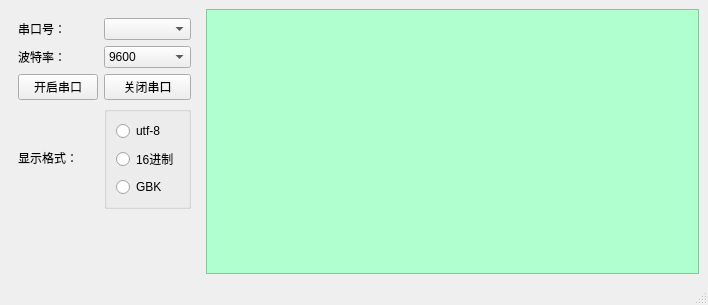
<?xml version="1.0" encoding="UTF-8"?>
<ui version="4.0">
 <class>MainWindow</class>
 <widget class="QMainWindow" name="MainWindow">
  <property name="geometry">
   <rect>
    <x>0</x>
    <y>0</y>
    <width>708</width>
    <height>305</height>
   </rect>
  </property>
  <property name="windowTitle">
   <string>串口调试助手</string>
  </property>
  <widget class="QWidget" name="centralwidget">
   <layout class="QHBoxLayout" name="horizontalLayout">
    <item>
     <widget class="QWidget" name="widget" native="true">
      <layout class="QGridLayout" name="gridLayout">
       <item row="3" column="0">
        <widget class="QLabel" name="label_3">
         <property name="text">
          <string>显示格式：</string>
         </property>
        </widget>
       </item>
       <item row="1" column="1">
        <widget class="QComboBox" name="baudrateSelect_comboBox">
         <item>
          <property name="text">
           <string>9600</string>
          </property>
         </item>
         <item>
          <property name="text">
           <string>115200</string>
          </property>
         </item>
         <item>
          <property name="text">
           <string>19200</string>
          </property>
         </item>
         <item>
          <property name="text">
           <string>38400</string>
          </property>
         </item>
        </widget>
       </item>
       <item row="0" column="1">
        <widget class="QComboBox" name="portSelect_comboBox"/>
       </item>
       <item row="3" column="1">
        <widget class="QGroupBox" name="groupBox">
         <property name="title">
          <string/>
         </property>
         <layout class="QVBoxLayout" name="verticalLayout">
          <item>
           <widget class="QRadioButton" name="utf8_rbtn">
            <property name="text">
             <string>utf-8</string>
            </property>
           </widget>
          </item>
          <item>
           <widget class="QRadioButton" name="hex_rbtn">
            <property name="text">
             <string>16进制</string>
            </property>
           </widget>
          </item>
          <item>
           <widget class="QRadioButton" name="gbk_rbtn">
            <property name="text">
             <string>GBK</string>
            </property>
           </widget>
          </item>
         </layout>
        </widget>
       </item>
       <item row="1" column="0">
        <widget class="QLabel" name="label_2">
         <property name="text">
          <string>波特率：</string>
         </property>
        </widget>
       </item>
       <item row="2" column="1">
        <widget class="QPushButton" name="close_btn">
         <property name="text">
          <string>关闭串口</string>
         </property>
        </widget>
       </item>
       <item row="2" column="0">
        <widget class="QPushButton" name="start_btn">
         <property name="styleSheet">
          <string notr="true"/>
         </property>
         <property name="text">
          <string>开启串口</string>
         </property>
        </widget>
       </item>
       <item row="0" column="0">
        <widget class="QLabel" name="label">
         <property name="text">
          <string>串口号：</string>
         </property>
        </widget>
       </item>
       <item row="4" column="0">
        <spacer name="verticalSpacer">
         <property name="orientation">
          <enum>Qt::Vertical</enum>
         </property>
         <property name="sizeHint" stdset="0">
          <size>
           <width>20</width>
           <height>40</height>
          </size>
         </property>
        </spacer>
       </item>
      </layout>
     </widget>
    </item>
    <item>
     <widget class="QTextBrowser" name="textBrowser">
      <property name="styleSheet">
       <string notr="true">background-color: rgb(175, 255, 207);</string>
      </property>
     </widget>
    </item>
   </layout>
  </widget>
  <widget class="QStatusBar" name="statusbar"/>
 </widget>
 <resources/>
 <connections/>
</ui>
